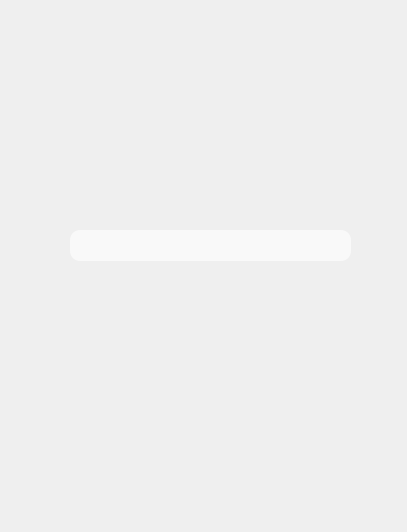
<?xml version="1.0" encoding="UTF-8"?>
<ui version="4.0">
 <class>Delete_abonnement_resto</class>
 <widget class="QDialog" name="Delete_abonnement_resto">
  <property name="geometry">
   <rect>
    <x>0</x>
    <y>0</y>
    <width>407</width>
    <height>532</height>
   </rect>
  </property>
  <property name="windowTitle">
   <string>Dialog</string>
  </property>
  <property name="styleSheet">
   <string notr="true">background-image:url(:/delete_SUB_v2.png);</string>
  </property>
  <widget class="QPushButton" name="send">
   <property name="geometry">
    <rect>
     <x>240</x>
     <y>490</y>
     <width>121</width>
     <height>41</height>
    </rect>
   </property>
   <property name="styleSheet">
    <string notr="true">#send{
border: transparent;
border-radius: 20px;
background: transparent;

}

#send:hover{
background:rgba(46, 204, 113, 0.2);

}</string>
   </property>
   <property name="text">
    <string/>
   </property>
  </widget>
  <widget class="QPushButton" name="cancel">
   <property name="geometry">
    <rect>
     <x>80</x>
     <y>490</y>
     <width>121</width>
     <height>41</height>
    </rect>
   </property>
   <property name="styleSheet">
    <string notr="true">#cancel{
border: transparent;
border-radius: 20px;
background: transparent;

}

#cancel:hover{
background:rgba(46, 204, 113, 0.2);

}</string>
   </property>
   <property name="text">
    <string/>
   </property>
  </widget>
  <widget class="QLineEdit" name="lineEdit_id">
   <property name="geometry">
    <rect>
     <x>70</x>
     <y>230</y>
     <width>281</width>
     <height>31</height>
    </rect>
   </property>
   <property name="styleSheet">
    <string notr="true">background: #f9f9f9;
border-radius: 10px;
color:&quot;dark&quot;
</string>
   </property>
  </widget>
 </widget>
 <resources/>
 <connections/>
</ui>
